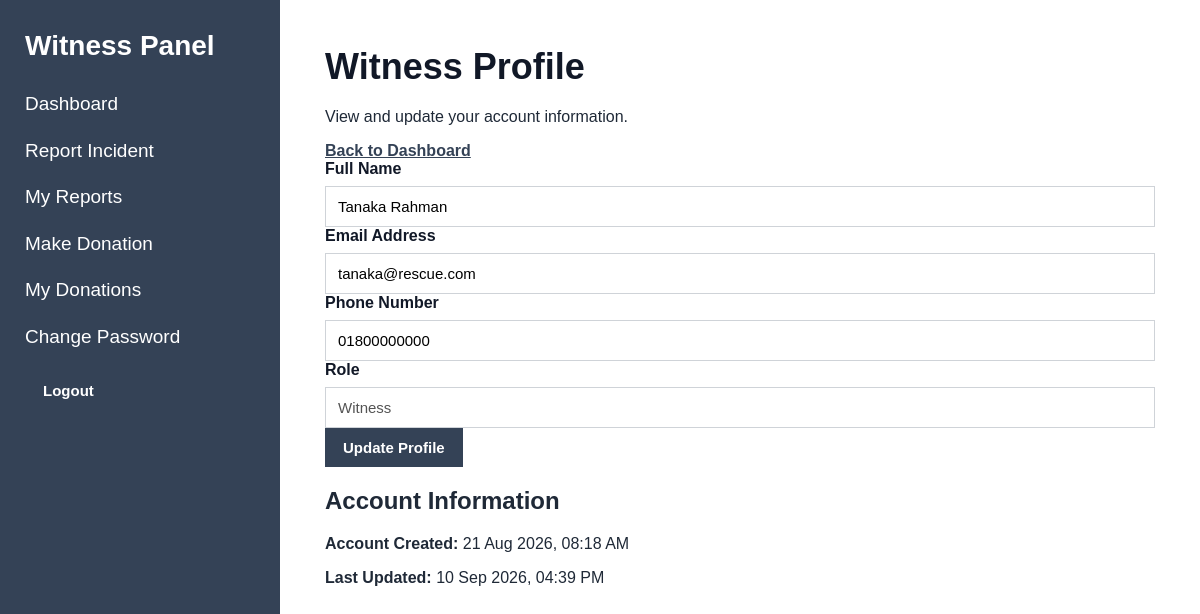
The app's page /index.php?page=witness-profile (signed in) with its own data.
### tables this page shows
CREATE TABLE `users` (
  `id` int(11) NOT NULL,
  `name` varchar(100) NOT NULL,
  `username` varchar(50) NOT NULL,
  `email` varchar(150) NOT NULL,
  `phone` varchar(20) DEFAULT NULL,
  `password` varchar(255) NOT NULL,
  `role` enum('admin','volunteer','witness','help_seeker') NOT NULL,
  `created_at` timestamp NOT NULL DEFAULT current_timestamp(),
  `updated_at` timestamp NOT NULL DEFAULT current_timestamp() ON UPDATE current_timestamp()
);

### models/WitnessModel.php (called while the page is built, shortened)
<?php
function getWitnessProfile(
    $conn,
    $witness_id
) {
    $witness_id =
        (int)$witness_id;
    $sql = "
        SELECT
            id,
            name,
            email,
            phone,
            role,
            created_at,
            updated_at
        FROM users
        WHERE id = ?
        AND role = 'witness'
        LIMIT 1
    ";
    $stmt =
        mysqli_prepare(
            $conn,
            $sql
        );
    mysqli_stmt_bind_param(
        $stmt,
        "i",
        $witness_id
    );
    mysqli_stmt_execute(
        $stmt
    );
    $result =
        mysqli_stmt_get_result(
            $stmt
        );
    $profile =
        mysqli_fetch_assoc(
            $result
        );
    return $profile ?: null;
}

### views/witness/profile.php (the view, shortened to what this page needs)
<?php require_once "views/partials/header.php"; ?>
<?php require_once "views/partials/sidebar.php"; ?>
<div class="content">
    <div class="page-header">
        <div>
            <h1>Witness Profile</h1>
            <p>
                View and update your account information.
            </p>
        </div>
        <div>
            <a
                href="index.php?page=witness-dashboard"
                class="secondary-action"
            >
                Back to Dashboard
            </a>
        </div>
    </div>
    <div class="form-card">
        <form
            id="witnessProfileForm"
            method="POST"
            action="index.php?page=witness-profile"
            novalidate
        >
            <div class="form-group">
                <label for="name">
                    Full Name
                </label>
                <input
                    type="text"
                    id="name"
                    name="name"
                    maxlength="100"
                    value="<?php
                    echo htmlspecialchars(
                        $profile['name'] ?? '',
                        ENT_QUOTES,
                        'UTF-8'
                    );
                    ?>"
                >
            </div>
            <div class="form-group">
                <label for="email">
                    Email Address
                </label>
                <input
                    type="email"
                    id="email"
                    name="email"
                    maxlength="150"
                    value="<?php
                    echo htmlspecialchars(
                        $profile['email'] ?? '',
                        ENT_QUOTES,
                        'UTF-8'
                    );
                    ?>"
                >
            </div>
            <div class="form-group">
                <label for="phone">
                    Phone Number
                </label>
                <input
                    type="text"
                    id="phone"
                    name="phone"
                    maxlength="20"
                    value="<?php
                    echo htmlspecialchars(
                        $profile['phone'] ?? '',
                        ENT_QUOTES,
                        'UTF-8'
                    );
                    ?>"
                >
            </div>
            <div class="form-group">
                <label>
                    Role
                </label>
                <input
                    type="text"
                    value="Witness"
                    disabled
                >
            </div>
            <div class="form-actions">
                <button
                    type="submit"
                    class="primary-action"
                >
                    Update Profile
                </button>
            </div>
        </form>
    </div>
    <div class="data-card">
        <h2>Account Information</h2>
        <p>
            <strong>Account Created:</strong>
            <?php
            echo !empty($profile['created_at'])
                ? htmlspecialchars(
                    date(
                        'd M Y, h:i A',
                        strtotime(
                            $profile['created_at']
                        )
                    ),
                    ENT_QUOTES,
                    'UTF-8'
                )
                : 'Not available';
            ?>
        </p>
        <p>
            <strong>Last Updated:</strong>
            <?php
            echo !empty($profile['updated_at'])
                ? htmlspecialchars(
                    date(
                        'd M Y, h:i A',
                        strtotime(
                            $profile['updated_at']
                        )
                    ),
                    ENT_QUOTES,
                    'UTF-8'
                )
                : 'Not available';
            ?>
        </p>
    </div>
</div>
<?php require_once "views/partials/footer.php"; ?>

### assets/css/style.css (style rules this page uses)
* { box-sizing: border-box; }
body { margin: 0; font-family: Arial, Helvetica, sans-serif; background: #f5f6f8; color: #1f2937; }
.content { margin-left: 280px; padding: 45px; min-height: 100vh; background: white; }
.content h1 { margin-top: 0; margin-bottom: 20px; font-size: 36px; line-height: 1.2; color: #111827; }
.content a { color: #344256; font-weight: 600; text-decoration: underline; }
label { display: block; margin-bottom: 8px; font-size: 16px; font-weight: bold; color: #111827; }
input, textarea, select { width: 100%; padding: 11px 12px; border: 1px solid #cfd3d8; background: white; font-family: Arial, Helvetica, sans-serif; font-size: 15px; outline: none; }
button { background: #344256; color: white; border: none; padding: 11px 18px; font-family: Arial, Helvetica, sans-serif; font-size: 15px; font-weight: 600; cursor: pointer; }

### records on screen
users: name "Tanaka Rahman", email "tanaka@rescue.com", phone "01800000000", created_at "21 Aug 2026, 08:18 AM", updated_at "10 Sep 2026, 04:39 PM"
